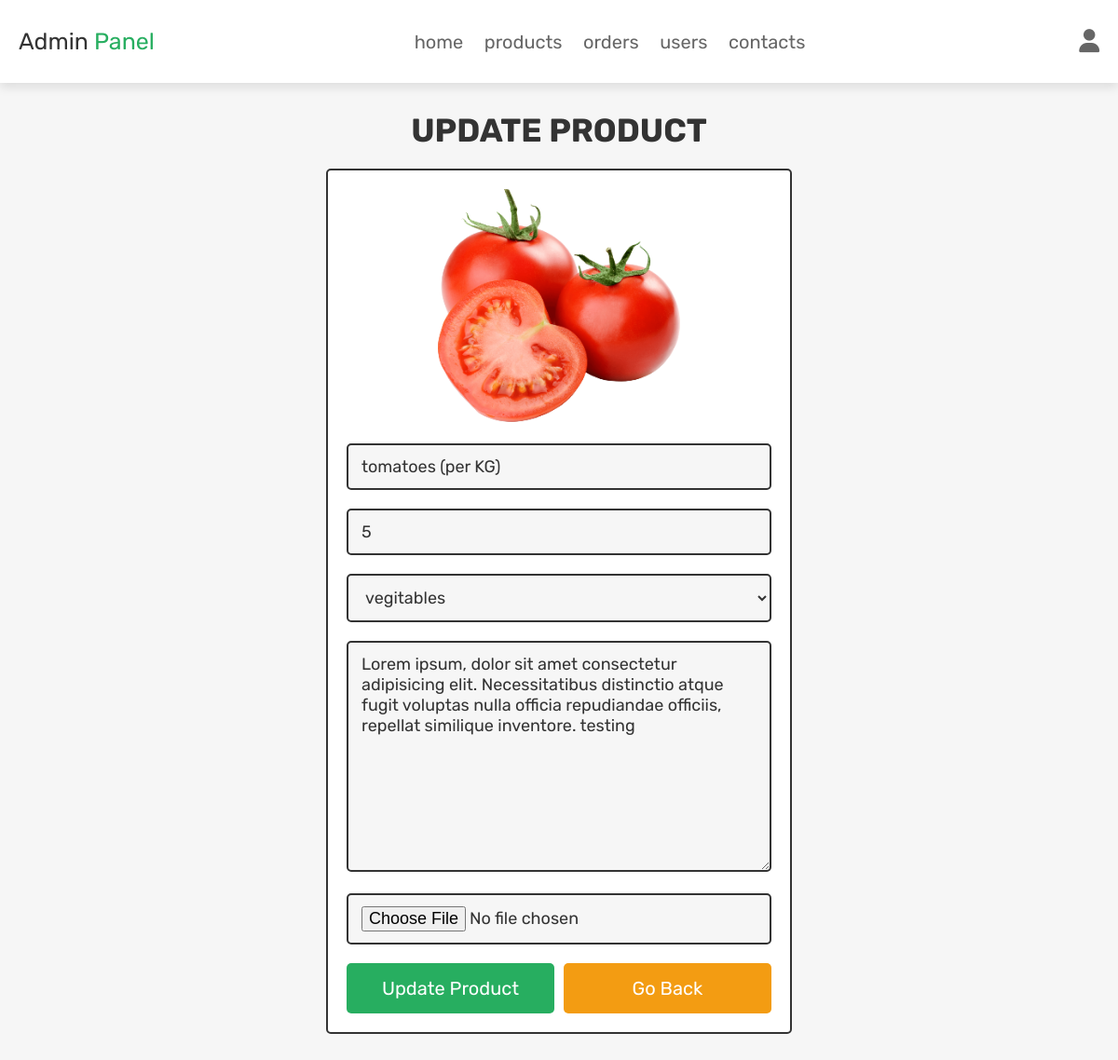
Page /admin_update_product.php?update=25 (signed in) on the committed database.
### tables this page shows
CREATE TABLE `products` (
  `id` int(100) NOT NULL,
  `name` varchar(100) NOT NULL,
  `category` varchar(20) NOT NULL,
  `details` varchar(500) NOT NULL,
  `price` int(100) NOT NULL,
  `image` varchar(100) NOT NULL
);

### admin_update_product.php (the view, shortened to what this page needs)
<?php
require('./connect.php');
if(isset($_GET['update'])){
    $update_id = $_GET['update'];
}else{
    $update_id = '';
}
?>
<!DOCTYPE html>
<html lang="en">
<head>
    <link rel="stylesheet" href="https://cdnjs.cloudflare.com/ajax/libs/font-awesome/6.5.1/css/all.min.css">
    <link rel="stylesheet" href="./assets/css/admin_style.css">
</head>
<body>
<?php require('./admin_header.php'); ?>
<section class="update-product">
    <h1 class="title">update product</h1>
    <?php
        $select_products = $conn->prepare("SELECT * FROM `products` WHERE id= ?");
        $select_products->execute(array($update_id));
        if($select_products->rowCount() > 0){
            while($fetch_products = $select_products->fetch(PDO::FETCH_ASSOC)){
    ?>
        <form action="" method="post" enctype="multipart/form-data">
            <img src="./assets/uploaded_img/<?= $fetch_products['image']; ?>" alt="">
            <input type="text" name="name" class="box" placeholder="enter product name"
            value="<?= $fetch_products['name']; ?>">
            <input type="number" name="price" class="box" placeholder="enter product price"
            value="<?= number_format($fetch_products['price']); ?>" min="0">
            <select name="category" class="box" required>
                <option selected><?= $fetch_products['category']; ?></option>
            </select>
            <textarea name="details" class="box" cols="30" rows="10"
            placeholder="enter product details"><?= $fetch_products['details']; ?></textarea>
            <input type="file" name="image" class="box" accept="image/jpg, image/jpeg, image/png">
            <div class="flex-btn">
                <input type="submit" name="update_product" class="btn" value="update product">
                <a href="./admin_products.php" class="option-btn">go back</a>
            </div>
        </form>
    <?php
    }
    }else{
        echo '<p class="empty">no products found!</p>';
    }
    ?>
</section>
</body>
</html>

### assets/css/admin_style.css (style rules this page uses)
:root { --green: #27ae60; --orange: #f39c12; --red: #e74c3c; --black: #333; --light-color: #666; --white: #fff; --light-bg: #f6f6f6; --border: 0.2rem solid var(--black); --box-shadow: 0 0.5rem 1rem rgba(0, 0, 0, 0.1); }
* { font-family: "Rubik", sans-serif; margin: 0; padding: 0; box-sizing: border-box; text-decoration: none; outline: 0; border: 0; }
body { background: var(--light-bg); }
html { font-size: 62.5%; overflow-x: hidden; scroll-behavior: smooth; scroll-padding-top: 6.5rem; }
section { max-width: 1200px; margin: 0 auto; padding: 3rem 2rem; }
.btn, .delete-btn, .option-btn { display: block; width: 100%; padding: 1.5rem 3rem; font-size: 2rem; color: var(--white); margin-top: 1rem; border-radius: 0.5rem; cursor: pointer; text-transform: capitalize; text-align: center; }
.btn { background: var(--green); }
.option-btn { background: var(--orange); }
.flex-btn { display: flex; gap: 1rem; }
.title { font-size: 3.5rem; color: var(--black); text-transform: uppercase; margin-bottom: 2rem; text-align: center; }
.update-product form { max-width: 50rem; margin: 0 auto; padding: 2rem; background: var(--white); border: var(--border); border-radius: 0.5rem; text-align: center; }
.update-product form img { height: 25rem; object-fit: cover; margin-bottom: 1rem; }
.update-product form .box { width: 100%; padding: 1.2rem 1.4rem; margin: 1rem 0; font-size: 1.8rem; color: var(--black); background: var(--light-bg); border: var(--border); border-radius: 0.5rem; }

### rows in the picture
products: image (picture), name "tomatoes (per KG)", price "5", category "vegitables", details "Lorem ipsum, dolor sit amet consectetur adipisicing elit. Necessitatibus distinctio atque fugit voluptas nulla officia repudiandae officiis, repellat similique inventore. testing"
